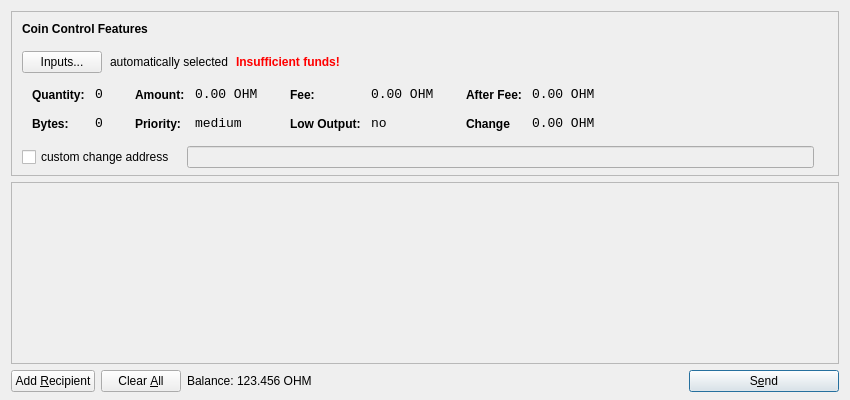
<?xml version="1.0" encoding="UTF-8"?>
<ui version="4.0">
 <class>SendCoinsDialog</class>
 <widget class="QDialog" name="SendCoinsDialog">
  <property name="geometry">
   <rect>
    <x>0</x>
    <y>0</y>
    <width>850</width>
    <height>400</height>
   </rect>
  </property>
  <property name="windowTitle">
   <string>Send Coins</string>
  </property>
  <layout class="QVBoxLayout" name="verticalLayout" stretch="0,1,0">
   <property name="bottomMargin">
    <number>8</number>
   </property>
   <item>
    <widget class="QFrame" name="frameCoinControl">
     <property name="sizePolicy">
      <sizepolicy hsizetype="Expanding" vsizetype="Expanding">
       <horstretch>0</horstretch>
       <verstretch>0</verstretch>
      </sizepolicy>
     </property>
     <property name="maximumSize">
      <size>
       <width>16777215</width>
       <height>16777215</height>
      </size>
     </property>
     <property name="frameShape">
      <enum>QFrame::StyledPanel</enum>
     </property>
     <property name="frameShadow">
      <enum>QFrame::Sunken</enum>
     </property>
     <layout class="QVBoxLayout" name="verticalLayoutCoinControl2">
      <property name="spacing">
       <number>-1</number>
      </property>
      <property name="leftMargin">
       <number>0</number>
      </property>
      <property name="topMargin">
       <number>0</number>
      </property>
      <property name="rightMargin">
       <number>0</number>
      </property>
      <property name="bottomMargin">
       <number>6</number>
      </property>
      <item>
       <layout class="QVBoxLayout" name="verticalLayoutCoinControl" stretch="0,0,0,0,1">
        <property name="spacing">
         <number>0</number>
        </property>
        <property name="leftMargin">
         <number>10</number>
        </property>
        <property name="topMargin">
         <number>10</number>
        </property>
        <item>
         <layout class="QHBoxLayout" name="horizontalLayoutCoinControl1">
          <property name="bottomMargin">
           <number>15</number>
          </property>
          <item>
           <widget class="QLabel" name="labelCoinControlFeatures">
            <property name="sizePolicy">
             <sizepolicy hsizetype="Preferred" vsizetype="Maximum">
              <horstretch>0</horstretch>
              <verstretch>0</verstretch>
             </sizepolicy>
            </property>
            <property name="font">
             <font>
              <weight>75</weight>
              <bold>true</bold>
             </font>
            </property>
            <property name="styleSheet">
             <string notr="true">font-weight:bold;</string>
            </property>
            <property name="text">
             <string>Coin Control Features</string>
            </property>
           </widget>
          </item>
         </layout>
        </item>
        <item>
         <layout class="QHBoxLayout" name="horizontalLayoutCoinControl2" stretch="0,0,0,0">
          <property name="spacing">
           <number>8</number>
          </property>
          <property name="bottomMargin">
           <number>10</number>
          </property>
          <item>
           <widget class="QPushButton" name="pushButtonCoinControl">
            <property name="styleSheet">
             <string notr="true"/>
            </property>
            <property name="text">
             <string>Inputs...</string>
            </property>
           </widget>
          </item>
          <item>
           <widget class="QLabel" name="labelCoinControlAutomaticallySelected">
            <property name="text">
             <string>automatically selected</string>
            </property>
            <property name="margin">
             <number>5</number>
            </property>
           </widget>
          </item>
          <item>
           <widget class="QLabel" name="labelCoinControlInsuffFunds">
            <property name="font">
             <font>
              <weight>75</weight>
              <bold>true</bold>
             </font>
            </property>
            <property name="styleSheet">
             <string notr="true">color:red;font-weight:bold;</string>
            </property>
            <property name="text">
             <string>Insufficient funds!</string>
            </property>
            <property name="margin">
             <number>5</number>
            </property>
           </widget>
          </item>
          <item>
           <spacer name="horizontalSpacerCoinControl">
            <property name="orientation">
             <enum>Qt::Horizontal</enum>
            </property>
            <property name="sizeHint" stdset="0">
             <size>
              <width>40</width>
              <height>1</height>
             </size>
            </property>
           </spacer>
          </item>
         </layout>
        </item>
        <item>
         <widget class="QWidget" name="widgetCoinControl" native="true">
          <property name="sizePolicy">
           <sizepolicy hsizetype="Preferred" vsizetype="Preferred">
            <horstretch>0</horstretch>
            <verstretch>0</verstretch>
           </sizepolicy>
          </property>
          <property name="minimumSize">
           <size>
            <width>0</width>
            <height>0</height>
           </size>
          </property>
          <property name="styleSheet">
           <string notr="true"/>
          </property>
          <layout class="QHBoxLayout" name="horizontalLayoutCoinControl5">
           <property name="margin">
            <number>0</number>
           </property>
           <item>
            <layout class="QHBoxLayout" name="horizontalLayoutCoinControl3" stretch="0,0,0,1">
             <property name="spacing">
              <number>20</number>
             </property>
             <property name="topMargin">
              <number>0</number>
             </property>
             <property name="bottomMargin">
              <number>10</number>
             </property>
             <item>
              <layout class="QFormLayout" name="formLayoutCoinControl1">
               <property name="horizontalSpacing">
                <number>10</number>
               </property>
               <property name="verticalSpacing">
                <number>14</number>
               </property>
               <property name="leftMargin">
                <number>10</number>
               </property>
               <property name="topMargin">
                <number>4</number>
               </property>
               <property name="rightMargin">
                <number>6</number>
               </property>
               <item row="0" column="0">
                <widget class="QLabel" name="labelCoinControlQuantityText">
                 <property name="styleSheet">
                  <string notr="true">font-weight:bold;</string>
                 </property>
                 <property name="text">
                  <string>Quantity:</string>
                 </property>
                 <property name="margin">
                  <number>0</number>
                 </property>
                </widget>
               </item>
               <item row="0" column="1">
                <widget class="QLabel" name="labelCoinControlQuantity">
                 <property name="font">
                  <font>
                   <family>Monospace</family>
                   <pointsize>10</pointsize>
                  </font>
                 </property>
                 <property name="cursor">
                  <cursorShape>IBeamCursor</cursorShape>
                 </property>
                 <property name="contextMenuPolicy">
                  <enum>Qt::ActionsContextMenu</enum>
                 </property>
                 <property name="text">
                  <string>0</string>
                 </property>
                 <property name="margin">
                  <number>0</number>
                 </property>
                 <property name="textInteractionFlags">
                  <set>Qt::LinksAccessibleByMouse|Qt::TextSelectableByKeyboard|Qt::TextSelectableByMouse</set>
                 </property>
                </widget>
               </item>
               <item row="1" column="0">
                <widget class="QLabel" name="labelCoinControlBytesText">
                 <property name="styleSheet">
                  <string notr="true">font-weight:bold;</string>
                 </property>
                 <property name="text">
                  <string>Bytes:</string>
                 </property>
                </widget>
               </item>
               <item row="1" column="1">
                <widget class="QLabel" name="labelCoinControlBytes">
                 <property name="font">
                  <font>
                   <family>Monospace</family>
                   <pointsize>10</pointsize>
                  </font>
                 </property>
                 <property name="cursor">
                  <cursorShape>IBeamCursor</cursorShape>
                 </property>
                 <property name="contextMenuPolicy">
                  <enum>Qt::ActionsContextMenu</enum>
                 </property>
                 <property name="text">
                  <string>0</string>
                 </property>
                 <property name="textInteractionFlags">
                  <set>Qt::LinksAccessibleByMouse|Qt::TextSelectableByKeyboard|Qt::TextSelectableByMouse</set>
                 </property>
                </widget>
               </item>
              </layout>
             </item>
             <item>
              <layout class="QFormLayout" name="formLayoutCoinControl2">
               <property name="horizontalSpacing">
                <number>10</number>
               </property>
               <property name="verticalSpacing">
                <number>14</number>
               </property>
               <property name="leftMargin">
                <number>6</number>
               </property>
               <property name="topMargin">
                <number>4</number>
               </property>
               <property name="rightMargin">
                <number>6</number>
               </property>
               <item row="0" column="0">
                <widget class="QLabel" name="labelCoinControlAmountText">
                 <property name="styleSheet">
                  <string notr="true">font-weight:bold;</string>
                 </property>
                 <property name="text">
                  <string>Amount:</string>
                 </property>
                 <property name="margin">
                  <number>0</number>
                 </property>
                </widget>
               </item>
               <item row="0" column="1">
                <widget class="QLabel" name="labelCoinControlAmount">
                 <property name="font">
                  <font>
                   <family>Monospace</family>
                   <pointsize>10</pointsize>
                  </font>
                 </property>
                 <property name="cursor">
                  <cursorShape>IBeamCursor</cursorShape>
                 </property>
                 <property name="contextMenuPolicy">
                  <enum>Qt::ActionsContextMenu</enum>
                 </property>
                 <property name="text">
                  <string>0.00 OHM</string>
                 </property>
                 <property name="textInteractionFlags">
                  <set>Qt::LinksAccessibleByMouse|Qt::TextSelectableByKeyboard|Qt::TextSelectableByMouse</set>
                 </property>
                </widget>
               </item>
               <item row="1" column="0">
                <widget class="QLabel" name="labelCoinControlPriorityText">
                 <property name="styleSheet">
                  <string notr="true">font-weight:bold;</string>
                 </property>
                 <property name="text">
                  <string>Priority:</string>
                 </property>
                </widget>
               </item>
               <item row="1" column="1">
                <widget class="QLabel" name="labelCoinControlPriority">
                 <property name="font">
                  <font>
                   <family>Monospace</family>
                   <pointsize>10</pointsize>
                  </font>
                 </property>
                 <property name="cursor">
                  <cursorShape>IBeamCursor</cursorShape>
                 </property>
                 <property name="contextMenuPolicy">
                  <enum>Qt::ActionsContextMenu</enum>
                 </property>
                 <property name="text">
                  <string>medium</string>
                 </property>
                 <property name="textInteractionFlags">
                  <set>Qt::LinksAccessibleByMouse|Qt::TextSelectableByKeyboard|Qt::TextSelectableByMouse</set>
                 </property>
                </widget>
               </item>
              </layout>
             </item>
             <item>
              <layout class="QFormLayout" name="formLayoutCoinControl3">
               <property name="horizontalSpacing">
                <number>10</number>
               </property>
               <property name="verticalSpacing">
                <number>14</number>
               </property>
               <property name="leftMargin">
                <number>6</number>
               </property>
               <property name="topMargin">
                <number>4</number>
               </property>
               <property name="rightMargin">
                <number>6</number>
               </property>
               <item row="0" column="0">
                <widget class="QLabel" name="labelCoinControlFeeText">
                 <property name="styleSheet">
                  <string notr="true">font-weight:bold;</string>
                 </property>
                 <property name="text">
                  <string>Fee:</string>
                 </property>
                 <property name="margin">
                  <number>0</number>
                 </property>
                </widget>
               </item>
               <item row="0" column="1">
                <widget class="QLabel" name="labelCoinControlFee">
                 <property name="font">
                  <font>
                   <family>Monospace</family>
                   <pointsize>10</pointsize>
                  </font>
                 </property>
                 <property name="cursor">
                  <cursorShape>IBeamCursor</cursorShape>
                 </property>
                 <property name="contextMenuPolicy">
                  <enum>Qt::ActionsContextMenu</enum>
                 </property>
                 <property name="text">
                  <string>0.00 OHM</string>
                 </property>
                 <property name="textInteractionFlags">
                  <set>Qt::LinksAccessibleByMouse|Qt::TextSelectableByKeyboard|Qt::TextSelectableByMouse</set>
                 </property>
                </widget>
               </item>
               <item row="1" column="0">
                <widget class="QLabel" name="labelCoinControlLowOutputText">
                 <property name="styleSheet">
                  <string notr="true">font-weight:bold;</string>
                 </property>
                 <property name="text">
                  <string>Low Output:</string>
                 </property>
                </widget>
               </item>
               <item row="1" column="1">
                <widget class="QLabel" name="labelCoinControlLowOutput">
                 <property name="font">
                  <font>
                   <family>Monospace</family>
                   <pointsize>10</pointsize>
                  </font>
                 </property>
                 <property name="cursor">
                  <cursorShape>IBeamCursor</cursorShape>
                 </property>
                 <property name="contextMenuPolicy">
                  <enum>Qt::ActionsContextMenu</enum>
                 </property>
                 <property name="text">
                  <string>no</string>
                 </property>
                 <property name="textInteractionFlags">
                  <set>Qt::LinksAccessibleByMouse|Qt::TextSelectableByKeyboard|Qt::TextSelectableByMouse</set>
                 </property>
                </widget>
               </item>
              </layout>
             </item>
             <item>
              <layout class="QFormLayout" name="formLayoutCoinControl4">
               <property name="horizontalSpacing">
                <number>10</number>
               </property>
               <property name="verticalSpacing">
                <number>14</number>
               </property>
               <property name="leftMargin">
                <number>6</number>
               </property>
               <property name="topMargin">
                <number>4</number>
               </property>
               <property name="rightMargin">
                <number>6</number>
               </property>
               <item row="0" column="0">
                <widget class="QLabel" name="labelCoinControlAfterFeeText">
                 <property name="styleSheet">
                  <string notr="true">font-weight:bold;</string>
                 </property>
                 <property name="text">
                  <string>After Fee:</string>
                 </property>
                 <property name="margin">
                  <number>0</number>
                 </property>
                </widget>
               </item>
               <item row="0" column="1">
                <widget class="QLabel" name="labelCoinControlAfterFee">
                 <property name="font">
                  <font>
                   <family>Monospace</family>
                   <pointsize>10</pointsize>
                  </font>
                 </property>
                 <property name="cursor">
                  <cursorShape>IBeamCursor</cursorShape>
                 </property>
                 <property name="contextMenuPolicy">
                  <enum>Qt::ActionsContextMenu</enum>
                 </property>
                 <property name="text">
                  <string>0.00 OHM</string>
                 </property>
                 <property name="textInteractionFlags">
                  <set>Qt::LinksAccessibleByMouse|Qt::TextSelectableByKeyboard|Qt::TextSelectableByMouse</set>
                 </property>
                </widget>
               </item>
               <item row="1" column="0">
                <widget class="QLabel" name="labelCoinControlChangeText">
                 <property name="styleSheet">
                  <string notr="true">font-weight:bold;</string>
                 </property>
                 <property name="text">
                  <string>Change</string>
                 </property>
                </widget>
               </item>
               <item row="1" column="1">
                <widget class="QLabel" name="labelCoinControlChange">
                 <property name="font">
                  <font>
                   <family>Monospace</family>
                   <pointsize>10</pointsize>
                  </font>
                 </property>
                 <property name="cursor">
                  <cursorShape>IBeamCursor</cursorShape>
                 </property>
                 <property name="contextMenuPolicy">
                  <enum>Qt::ActionsContextMenu</enum>
                 </property>
                 <property name="text">
                  <string>0.00 OHM</string>
                 </property>
                 <property name="textInteractionFlags">
                  <set>Qt::LinksAccessibleByMouse|Qt::TextSelectableByKeyboard|Qt::TextSelectableByMouse</set>
                 </property>
                </widget>
               </item>
              </layout>
             </item>
            </layout>
           </item>
          </layout>
         </widget>
        </item>
        <item>
         <layout class="QHBoxLayout" name="horizontalLayoutCoinControl4" stretch="0,0,0">
          <property name="spacing">
           <number>12</number>
          </property>
          <property name="sizeConstraint">
           <enum>QLayout::SetDefaultConstraint</enum>
          </property>
          <property name="topMargin">
           <number>5</number>
          </property>
          <property name="rightMargin">
           <number>5</number>
          </property>
          <item>
           <widget class="QCheckBox" name="checkBoxCoinControlChange">
            <property name="text">
             <string>custom change address</string>
            </property>
           </widget>
          </item>
          <item>
           <widget class="QLineEdit" name="lineEditCoinControlChange">
            <property name="enabled">
             <bool>false</bool>
            </property>
            <property name="sizePolicy">
             <sizepolicy hsizetype="Expanding" vsizetype="Fixed">
              <horstretch>0</horstretch>
              <verstretch>0</verstretch>
             </sizepolicy>
            </property>
           </widget>
          </item>
          <item>
           <widget class="QLabel" name="labelCoinControlChangeLabel">
            <property name="sizePolicy">
             <sizepolicy hsizetype="Preferred" vsizetype="Expanding">
              <horstretch>0</horstretch>
              <verstretch>0</verstretch>
             </sizepolicy>
            </property>
            <property name="minimumSize">
             <size>
              <width>0</width>
              <height>0</height>
             </size>
            </property>
            <property name="text">
             <string/>
            </property>
            <property name="margin">
             <number>3</number>
            </property>
           </widget>
          </item>
         </layout>
        </item>
        <item>
         <spacer name="verticalSpacerCoinControl">
          <property name="orientation">
           <enum>Qt::Vertical</enum>
          </property>
          <property name="sizeHint" stdset="0">
           <size>
            <width>800</width>
            <height>1</height>
           </size>
          </property>
         </spacer>
        </item>
       </layout>
      </item>
     </layout>
    </widget>
   </item>
   <item>
    <widget class="QScrollArea" name="scrollArea">
     <property name="widgetResizable">
      <bool>true</bool>
     </property>
     <widget class="QWidget" name="scrollAreaWidgetContents">
      <property name="geometry">
       <rect>
        <x>0</x>
        <y>0</y>
        <width>830</width>
        <height>165</height>
       </rect>
      </property>
      <layout class="QVBoxLayout" name="verticalLayout_2">
       <property name="margin">
        <number>0</number>
       </property>
       <item>
        <layout class="QVBoxLayout" name="entries">
         <property name="spacing">
          <number>6</number>
         </property>
        </layout>
       </item>
       <item>
        <spacer name="verticalSpacer">
         <property name="orientation">
          <enum>Qt::Vertical</enum>
         </property>
         <property name="sizeHint" stdset="0">
          <size>
           <width>20</width>
           <height>40</height>
          </size>
         </property>
        </spacer>
       </item>
      </layout>
     </widget>
    </widget>
   </item>
   <item>
    <layout class="QHBoxLayout" name="horizontalLayout">
     <item>
      <widget class="QPushButton" name="addButton">
       <property name="toolTip">
        <string>Send to multiple recipients at once</string>
       </property>
       <property name="text">
        <string>Add &amp;Recipient</string>
       </property>
       <property name="icon">
        <iconset resource="../bitcoin.qrc">
         <normaloff>:/icons/add</normaloff>:/icons/add</iconset>
       </property>
       <property name="autoDefault">
        <bool>false</bool>
       </property>
      </widget>
     </item>
     <item>
      <widget class="QPushButton" name="clearButton">
       <property name="sizePolicy">
        <sizepolicy hsizetype="Minimum" vsizetype="Fixed">
         <horstretch>0</horstretch>
         <verstretch>0</verstretch>
        </sizepolicy>
       </property>
       <property name="toolTip">
        <string>Remove all transaction fields</string>
       </property>
       <property name="text">
        <string>Clear &amp;All</string>
       </property>
       <property name="icon">
        <iconset resource="../bitcoin.qrc">
         <normaloff>:/icons/remove</normaloff>:/icons/remove</iconset>
       </property>
       <property name="autoRepeatDelay">
        <number>300</number>
       </property>
       <property name="autoDefault">
        <bool>false</bool>
       </property>
      </widget>
     </item>
     <item>
      <layout class="QHBoxLayout" name="horizontalLayout_2">
       <property name="spacing">
        <number>3</number>
       </property>
       <item>
        <widget class="QLabel" name="label">
         <property name="sizePolicy">
          <sizepolicy hsizetype="Preferred" vsizetype="Fixed">
           <horstretch>0</horstretch>
           <verstretch>0</verstretch>
          </sizepolicy>
         </property>
         <property name="text">
          <string>Balance:</string>
         </property>
        </widget>
       </item>
       <item>
        <widget class="QLabel" name="labelBalance">
         <property name="sizePolicy">
          <sizepolicy hsizetype="Preferred" vsizetype="Fixed">
           <horstretch>0</horstretch>
           <verstretch>0</verstretch>
          </sizepolicy>
         </property>
         <property name="cursor">
          <cursorShape>IBeamCursor</cursorShape>
         </property>
         <property name="text">
          <string>123.456 OHM</string>
         </property>
         <property name="textInteractionFlags">
          <set>Qt::LinksAccessibleByMouse|Qt::TextSelectableByKeyboard|Qt::TextSelectableByMouse</set>
         </property>
        </widget>
       </item>
      </layout>
     </item>
     <item>
      <spacer name="horizontalSpacer">
       <property name="orientation">
        <enum>Qt::Horizontal</enum>
       </property>
       <property name="sizeHint" stdset="0">
        <size>
         <width>40</width>
         <height>20</height>
        </size>
       </property>
      </spacer>
     </item>
     <item>
      <widget class="QPushButton" name="sendButton">
       <property name="minimumSize">
        <size>
         <width>150</width>
         <height>0</height>
        </size>
       </property>
       <property name="toolTip">
        <string>Confirm the send action</string>
       </property>
       <property name="text">
        <string>S&amp;end</string>
       </property>
       <property name="icon">
        <iconset resource="../bitcoin.qrc">
         <normaloff>:/icons/send</normaloff>:/icons/send</iconset>
       </property>
       <property name="default">
        <bool>true</bool>
       </property>
      </widget>
     </item>
    </layout>
   </item>
  </layout>
 </widget>
 <resources>
  <include location="../bitcoin.qrc"/>
 </resources>
 <connections/>
</ui>
